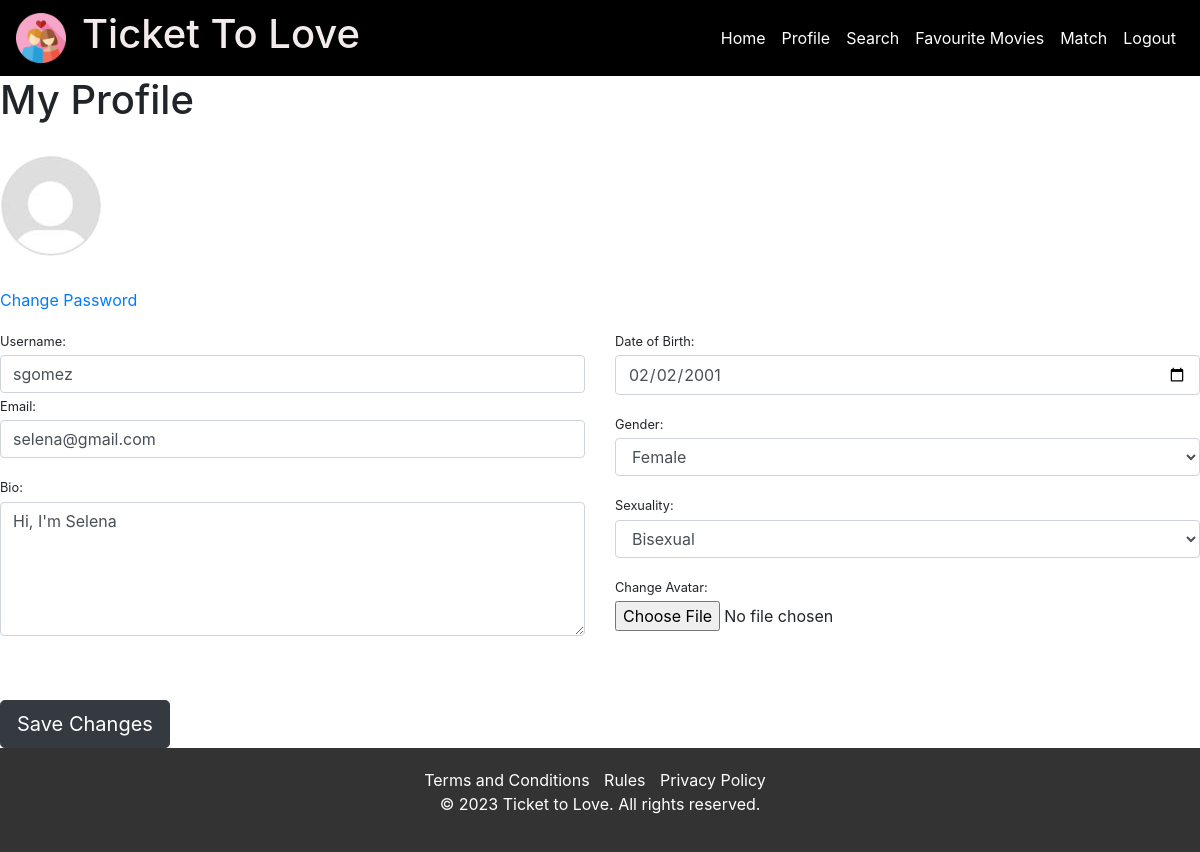
/profile/ (signed in), run on an earlier commit of the app's database.
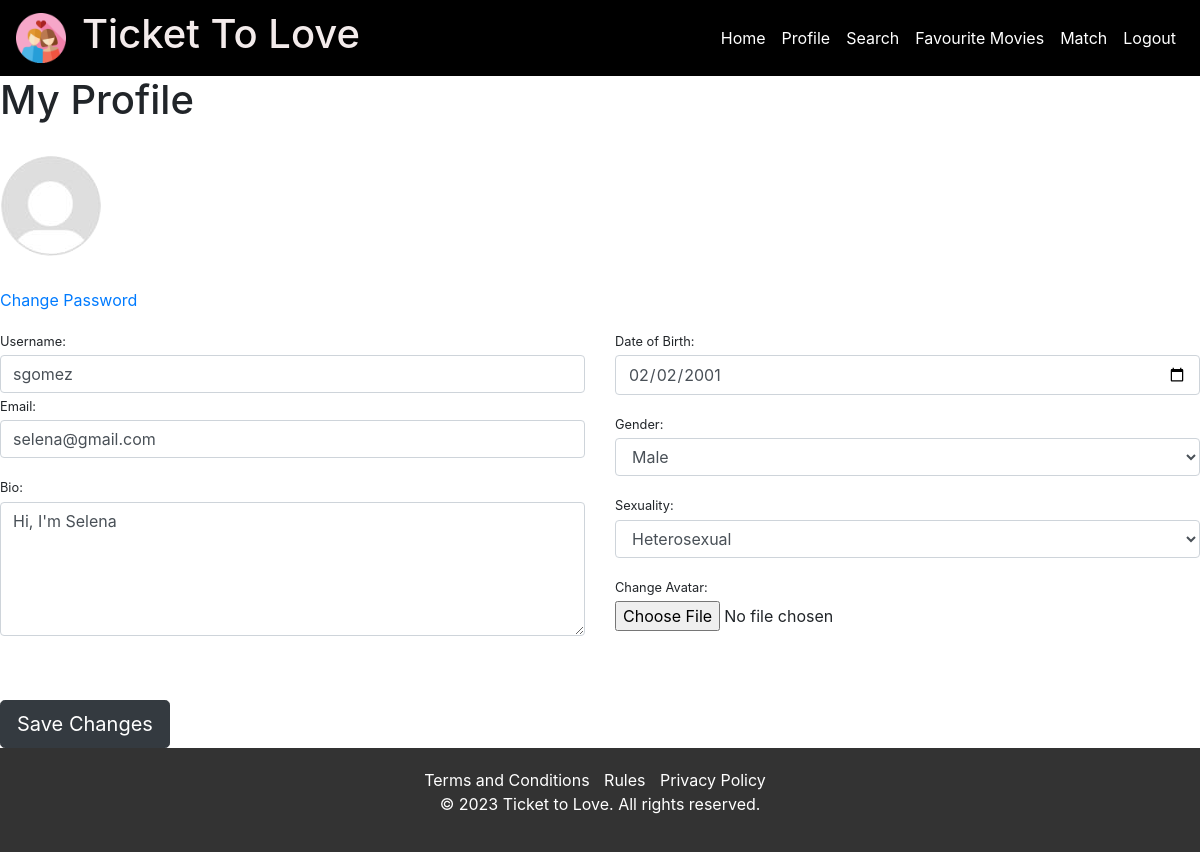
And on a later commit of the database.
### users/models.py (models this page shows, shortened)
class Profile(models.Model):
    GENDER_CHOICES = (
        ('M', 'Male'),
        ('F', 'Female'),
        ('O', 'Other'),
    )
    SEXUALITY_CHOICES = (
        ('H', 'Heterosexual'),
        ('B', 'Bisexual'),
        ('G', 'Homosexual'),
        ('N', 'No preference'),
    )
    user = models.OneToOneField(User, on_delete=models.CASCADE)
    date_of_birth = models.DateField(default=timezone.now)
    gender = models.CharField(max_length=1, choices=GENDER_CHOICES)
    sexuality = models.CharField(max_length=1, choices=SEXUALITY_CHOICES)
    avatar = models.ImageField(default='default.jpg', upload_to='profile_images')
    bio = models.CharField(max_length=140, null=True, blank=True)

### users/views.py (the view)
# urls.py: path('profile/', profile, name='users-profile'),
@login_required
def profile(request):
    if request.method == 'POST':
        user_form = UpdateUserForm(request.POST, instance=request.user)
        profile_form = UpdateProfileForm(request.POST, request.FILES, instance=request.user.profile)
        if user_form.is_valid() and profile_form.is_valid():
            user_form.save()
            profile_form.save()
            messages.success(request, 'Your profile is updated successfully')
            return redirect(to='users-profile')
    else:
        user_form = UpdateUserForm(instance=request.user)
        profile_form = UpdateProfileForm(instance=request.user.profile)
    return render(request, 'users/profile.html', {'user_form': user_form, 'profile_form': profile_form})

### users/forms.py (shortened to what this page needs)
class UpdateUserForm(forms.ModelForm):
    username = forms.CharField(max_length=100,
                               required=True,
                               widget=forms.TextInput(attrs={'class': 'form-control'}))
    email = forms.EmailField(required=True,
                             widget=forms.TextInput(attrs={'class': 'form-control'}))
    class Meta:
        model = User
        fields = ['username', 'email']

class UpdateProfileForm(forms.ModelForm):
    GENDER_CHOICES = (
        ('M', 'Male'),
        ('F', 'Female'),
        ('O', 'Other'),
    )
    SEXUALITY_CHOICES = (
        ('H', 'Heterosexual'),
        ('B', 'Bisexual'),
        ('G', 'Homosexual'),
        ('N', 'No preference'),
    )
    avatar = forms.ImageField(widget=forms.FileInput(attrs={'class': 'form-control-file'}))
    bio = forms.CharField(widget=forms.Textarea(attrs={'class': 'form-control', 'rows': 5}))
    date_of_birth = forms.DateField(required=True,widget=DateInput(attrs={'class': 'form-control','type': 'date'}))
    gender = forms.ChoiceField(
        required=True,
        choices=GENDER_CHOICES,
        widget=forms.Select(attrs={'class': 'form-control'})
    )
    sexuality = forms.ChoiceField(
        required=True,
        choices=SEXUALITY_CHOICES,
        widget=forms.Select(attrs={'class': 'form-control'})
    )
    class Meta:
        model = Profile
        fields = ['avatar', 'bio', 'date_of_birth', 'gender', 'sexuality']

### users/templates/users/profile.html (shortened to what this page needs)
{% extends "users/base.html" %}
{% block content %}
    <h1>My Profile</h1>
    <div class="row my-3 p-3">
        <img class="rounded-circle account-img" src="{{ user.profile.avatar.url }} " style="cursor: pointer;"/>
    </div>
    <div><p><a href="{% url 'password_change' %}">Change Password</a></p></div>
    <div class="form-content">
        <form method="post" enctype="multipart/form-data">
            <div class="row">
                <div class="col-sm-6">
                  <div class="form-group">
                    <label class="small mb-1">Username:</label>
                        {{ user_form.username }}
                    <label class="small mb-1">Email:</label>
                        {{ user_form.email }}
                    </div>
                    <div class="form-group">
                        <label class="small mb-1">Bio:</label> {{ profile_form.bio }}
                    </div>
                </div>
                <div class="col-sm-6">
                  <div class="form-group">
                    <label class="small mb-1">Date of Birth:</label>
                        {{ profile_form.date_of_birth }}
                    </div>
                    <div class="form-group">
                        <label class="small mb-1">Gender:</label>
                            {{ profile_form.gender }}
                    </div>
                    <div class="form-group">
                        <label class="small mb-1">Sexuality:</label>
                            {{ profile_form.sexuality }}
                    </div>
                    <div class="form-group">
                        <label class="small mb-1">Change Avatar:</label>
                        {{ profile_form.avatar }}
                    </div>
                </div>
              </div>
            <br><br>
            <button type="submit" class="btn btn-dark btn-lg">Save Changes</button>
        </form>
    </div>
{% endblock content %}

### users/templates/users/base.html (shortened to what this page needs)
<!doctype html>
<html lang="en">
  <head>
    <link rel="stylesheet"
      href="https://maxcdn.bootstrapcdn.com/bootstrap/4.0.0/css/bootstrap.min.css"
>
    <link rel="stylesheet"
      href="https://use.fontawesome.com/releases/v5.8.2/css/all.css"
>
  </head>
  <body>
    <div class="row">
      <div class="col-md-12">
        <nav class="navbar navbar-expand-md navbar-light"
          style="background-color: #000;color:rgb(243, 235, 235);">
          <a class="navbar-brand" href="/">
            <img src="/media/logo.png" height="50px" alt="Ticket To Love">
          </a>
          <center><h1>Ticket To Love </h1></center>
          <div class="collapse navbar-collapse" id="navbarCollapse">
            <div class="navbar-nav ml-auto">
              <a href="/" class="nav-item nav-link" style="color: white;">Home</a>
              {% if user.is_authenticated %}
              <a href="{% url 'users-profile' %}" class="nav-item nav-link"
                style="color: white;">Profile</a>
              <a href="{% url 'myapp:search' %}" class="nav-item nav-link"
                style="color: white;">Search</a>
              <a href="{% url 'myapp:show_fav_movie' %}" class="nav-item
                nav-link" style="color: white;">Favourite Movies</a>
              <a href="{% url 'myapp:match' %}" class="nav-item nav-link"
                style="color: white;">Match</a>
              <a href="{% url 'logout' %}" class="nav-item nav-link"
                style="color: white;">Logout</a>
              {% endif %}
            </div>
          </div>
        </nav>
        {% block content %}{% endblock %}
      </div>
    </div>
    <div class="footer">
      <div id="footer-links">
        <a href="/">Terms and Conditions</a>
        <a href="/">Rules</a>
        <a href="/">Privacy Policy</a>
      </div>
      <div id="footer-text">
        <p>&copy; 2023 Ticket to Love. All rights reserved.</p>
      </div>
    </div>
  </body>
</html>

### users/templates/users/base.html (style rules this page uses)
.footer { background-color: #333; color: #fff; padding: 20px; text-align: center; }
#footer-links { float: center; }
#footer-text { clear: both; }
#footer-links a { color: #fff; text-decoration: none; margin-right: 10px; }

What changed in the data, as far as the page shows it:
changed Profile "Hi, I'm Selena": gender "Female" → "Male"; sexuality "Bisexual" → "Heterosexual"
